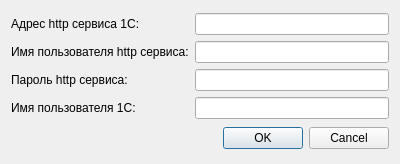
<?xml version="1.0" encoding="UTF-8"?>
<ui version="4.0">
 <class>DialogSettings</class>
 <widget class="QDialog" name="DialogSettings">
  <property name="geometry">
   <rect>
    <x>0</x>
    <y>0</y>
    <width>400</width>
    <height>164</height>
   </rect>
  </property>
  <property name="windowTitle">
   <string>Dialog</string>
  </property>
  <layout class="QGridLayout" name="gridLayout_2">
   <item row="0" column="0">
    <layout class="QGridLayout" name="gridLayout">
     <item row="0" column="1">
      <widget class="QLineEdit" name="lineEdit"/>
     </item>
     <item row="2" column="0">
      <widget class="QLabel" name="label_3">
       <property name="text">
        <string>Пароль http сервиса:</string>
       </property>
      </widget>
     </item>
     <item row="0" column="0">
      <widget class="QLabel" name="label">
       <property name="text">
        <string>Адрес http сервиса 1С:</string>
       </property>
      </widget>
     </item>
     <item row="1" column="0">
      <widget class="QLabel" name="label_2">
       <property name="text">
        <string>Имя пользователя http сервиса:</string>
       </property>
      </widget>
     </item>
     <item row="1" column="1">
      <widget class="QLineEdit" name="lineEdit_2"/>
     </item>
     <item row="3" column="0">
      <widget class="QLabel" name="label_4">
       <property name="text">
        <string>Имя пользователя 1С:</string>
       </property>
      </widget>
     </item>
     <item row="2" column="1">
      <widget class="QLineEdit" name="lineEdit_3"/>
     </item>
     <item row="3" column="1">
      <widget class="QLineEdit" name="lineEdit_4"/>
     </item>
    </layout>
   </item>
   <item row="1" column="0">
    <widget class="QDialogButtonBox" name="buttonBox">
     <property name="orientation">
      <enum>Qt::Horizontal</enum>
     </property>
     <property name="standardButtons">
      <set>QDialogButtonBox::Cancel|QDialogButtonBox::Ok</set>
     </property>
    </widget>
   </item>
  </layout>
 </widget>
 <resources/>
 <connections>
  <connection>
   <sender>buttonBox</sender>
   <signal>accepted()</signal>
   <receiver>DialogSettings</receiver>
   <slot>accept()</slot>
   <hints>
    <hint type="sourcelabel">
     <x>248</x>
     <y>254</y>
    </hint>
    <hint type="destinationlabel">
     <x>157</x>
     <y>274</y>
    </hint>
   </hints>
  </connection>
  <connection>
   <sender>buttonBox</sender>
   <signal>rejected()</signal>
   <receiver>DialogSettings</receiver>
   <slot>reject()</slot>
   <hints>
    <hint type="sourcelabel">
     <x>316</x>
     <y>260</y>
    </hint>
    <hint type="destinationlabel">
     <x>286</x>
     <y>274</y>
    </hint>
   </hints>
  </connection>
 </connections>
</ui>
